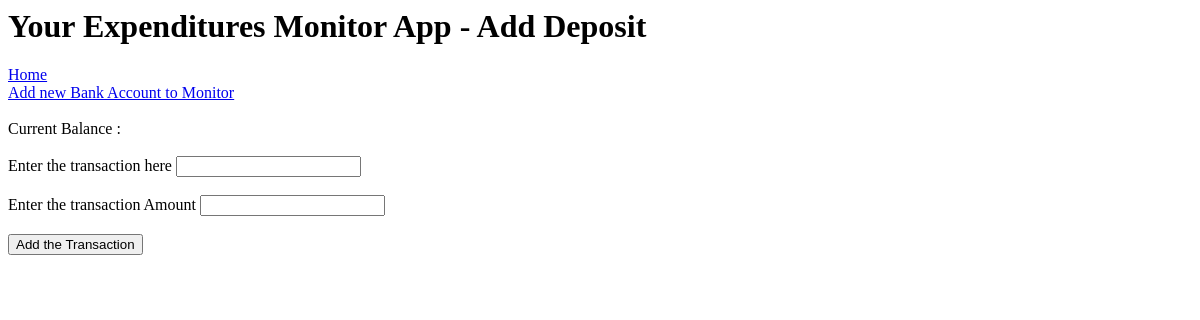
The page /deposit/1 on the database as committed earlier.
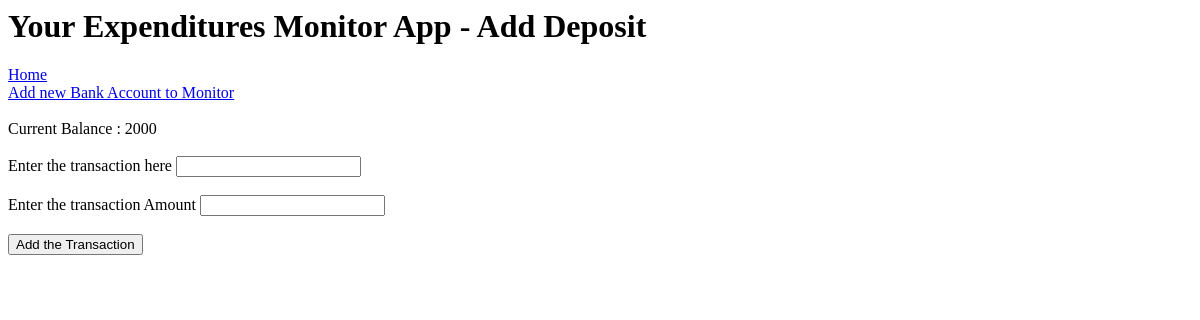
The same page on the database as committed later.
### application/models.py (models this page shows)
class Accounts(db.Model):
    id = db.Column(db.Integer, primary_key=True)
    balance = db.Column(db.Integer)
    account_name = db.Column(db.String(30), nullable=False)
    cust_name = db.Column(db.String(30), nullable=False)
    transactions = db.relationship('Transaction', backref='accounts' , lazy='dynamic')

### application/routes.py (the view, shortened to what this page needs)
@app.route('/deposit/<int:account_id>',  methods=['GET','POST'])
def deposit(account_id):
    form = TransactionForm()
    account = Accounts.query.filter_by(id=account_id).first()
    return render_template("deposit.html", form=form, title="Add Deposit" , account=account)

### application/forms.py
class TransactionForm(FlaskForm):
    transaction = StringField('Enter the transaction here' , validators=[DataRequired()])
    transaction_amount = IntegerField('Enter the transaction Amount', validators=[DataRequired()])
    submit = SubmitField('Add the Transaction')

### application/templates/deposit.html (shortened to what this page needs)
{% extends "layout.html" %}
{% block body %}
<br><br>
Current Balance : {{ account.balance }}
<br><br>
<form action='' method='POST'>
    {{ form.transaction.label }} {{ form.transaction}} <br><br>
    {{ form.transaction_amount.label }} {{ form.transaction_amount }}<br><br>
    {{form.submit}}
</form>
{% endblock body %}

Rows that differ between the two databases and show on the page:
added Accounts: balance "2000"
